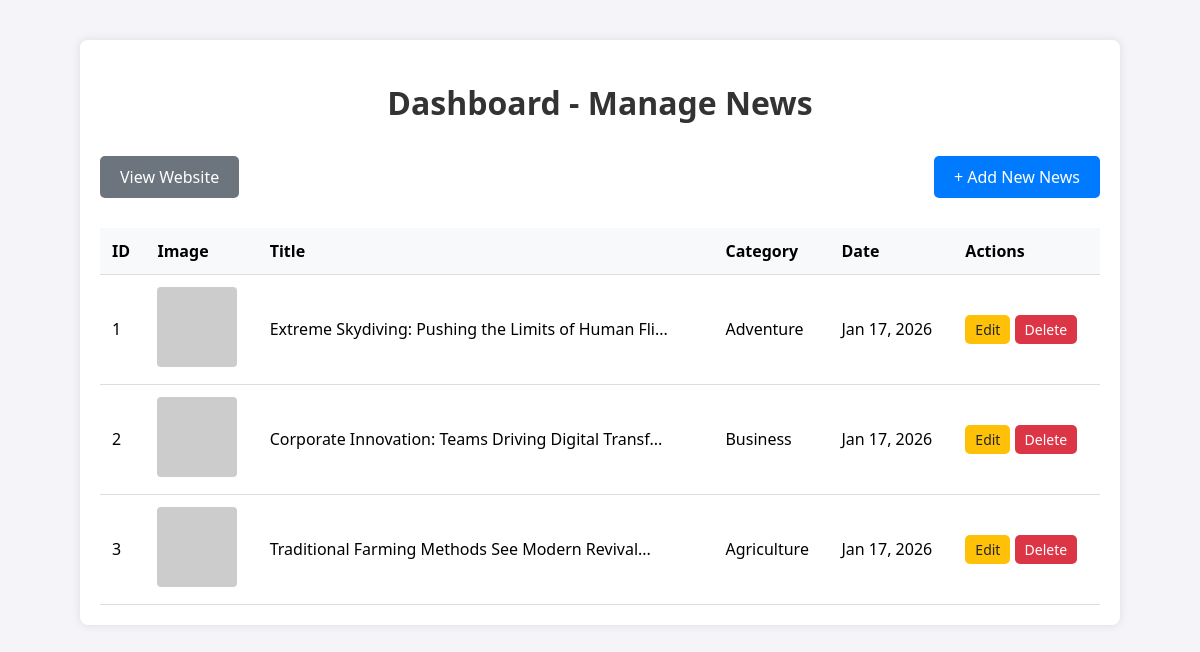
The app's page /admin/index.php with its own data.
### tables this page shows
CREATE TABLE IF NOT EXISTS news (
    id INT(11) AUTO_INCREMENT PRIMARY KEY,
    title VARCHAR(255) NOT NULL,
    category VARCHAR(100) NOT NULL,
    image_path VARCHAR(255) NOT NULL,
    description TEXT NOT NULL,
    publish_date DATETIME DEFAULT CURRENT_TIMESTAMP,
    created_at TIMESTAMP DEFAULT CURRENT_TIMESTAMP
);

### admin/index.php (the view, shortened to what this page needs)
<?php
include '../db.php';
?>
<!DOCTYPE html>
<html lang="en">
<head>
    <link rel="stylesheet" href="style.css">
</head>
<body>
<div class="container">
    <h1>Dashboard - Manage News</h1>
    <div style="display: flex; justify-content: space-between; align-items: center;">
        <a href="../index.php" class="btn btn-secondary" target="_blank">View Website</a>
        <a href="create.php" class="btn btn-primary">+ Add New News</a>
    </div>
    <table>
        <thead>
            <tr>
                <th>ID</th>
                <th>Image</th>
                <th>Title</th>
                <th>Category</th>
                <th>Date</th>
                <th>Actions</th>
            </tr>
        </thead>
        <tbody>
            <?php
            $sql = "SELECT * FROM news ORDER BY publish_date DESC";
            $result = $conn->query($sql);
            if ($result->num_rows > 0) {
                while($row = $result->fetch_assoc()) {
                    $imagePath = "../" . $row['image_path'];
                    if (!file_exists($imagePath) || empty($row['image_path'])) {
                        $imagePath = "https://via.placeholder.com/80";
                    }
                    echo "<tr>";
                    echo "<td>" . $row['id'] . "</td>";
                    echo "<td><img src='" . $imagePath . "' alt='News Image' width='80' style='border-radius:4px;'></td>";
                    echo "<td>" . substr($row['title'], 0, 50) . "...</td>";
                    echo "<td>" . $row['category'] . "</td>";
                    echo "<td>" . date('M d, Y', strtotime($row['publish_date'])) . "</td>";
                    echo "<td>
                            <a href='edit.php?id=" . $row['id'] . "' class='btn btn-warning' style='padding: 5px 10px; font-size: 14px;'>Edit</a>
                            <a href='delete.php?id=" . $row['id'] . "' class='btn btn-danger' style='padding: 5px 10px; font-size: 14px;' onclick='return confirm(\"Are you sure?\")'>Delete</a>
                          </td>";
                    echo "</tr>";
                }
            } else {
                echo "<tr><td colspan='6' style='text-align:center;'>No news items found.</td></tr>";
            }
            ?>
        </tbody>
    </table>
</div>
</body>
</html>

### admin/style.css (style rules this page uses)
body { font-family: 'Segoe UI', Tahoma, Geneva, Verdana, sans-serif; background-color: #f4f4f9; margin: 0; padding: 0; }
.container { max-width: 1000px; margin: 40px auto; padding: 20px; background-color: #fff; box-shadow: 0 0 10px rgba(0, 0, 0, 0.1); border-radius: 8px; }
h1, h2 { color: #333; text-align: center; }
a { text-decoration: none; color: inherit; }
.btn { display: inline-block; padding: 10px 20px; margin: 10px 0; border-radius: 5px; color: #fff; cursor: pointer; font-size: 16px; border: none; }
.btn-primary { background-color: #007bff; }
.btn-secondary { background-color: #6c757d; }
.btn-danger { background-color: #dc3545; }
.btn-warning { background-color: #ffc107; color: #212529; }
table { width: 100%; border-collapse: collapse; margin-top: 20px; }
table th, table td { padding: 12px; text-align: left; border-bottom: 1px solid #ddd; }
table th { background-color: #f8f9fa; font-weight: bold; }

### records on screen
news: id "1", title "Extreme Skydiving: Pushing the Limits of Human Fli", category "Adventure", publish_date "Jan 17, 2026"
news: id "2", title "Corporate Innovation: Teams Driving Digital Transf", category "Business", publish_date "Jan 17, 2026"
news: id "3", title "Traditional Farming Methods See Modern Revival", category "Agriculture", publish_date "Jan 17, 2026"
